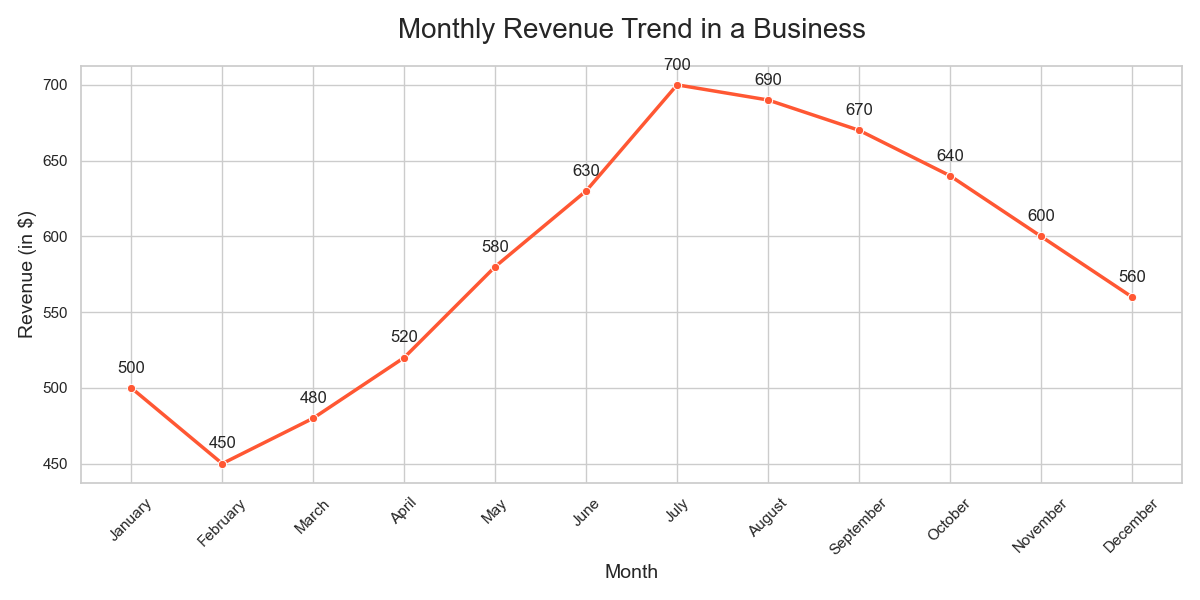

Reproduce this figure in Python.

import pandas as pd
import seaborn as sns
import matplotlib.pyplot as plt

# Creating the dataset
data = {
    'Month': ['January', 'February', 'March', 'April', 'May', 'June', 
              'July', 'August', 'September', 'October', 'November', 'December'],
    'Revenue': [500, 450, 480, 520, 580, 630, 700, 690, 670, 640, 600, 560]
}

# Convert the dictionary into a DataFrame
df = pd.DataFrame(data)

# Creating a line chart using seaborn
plt.figure(figsize=(12, 6))  # width: 12 inches, height: 6 inches
sns.set_theme(style="whitegrid")

# Plotting the data
lineplot = sns.lineplot(x='Month', y='Revenue', data=df, 
                        color="#FF5733", linewidth=2.5, marker='o')

# Annotating each point with its value
for i in range(df.shape[0]):
    plt.text(df['Month'][i], df['Revenue'][i] + 10, 
             df['Revenue'][i], horizontalalignment='center')

# Customizing the chart appearance
lineplot.set_title('Monthly Revenue Trend in a Business', fontsize=20, pad=20)
lineplot.set_xlabel('Month', fontsize=14)
lineplot.set_ylabel('Revenue (in $)', fontsize=14)
plt.xticks(rotation=45)  # Rotate the x labels for better readability
plt.tight_layout()  # Adjusts the plot to make sure everything fits without overlap

# Display the plot
plt.show()
